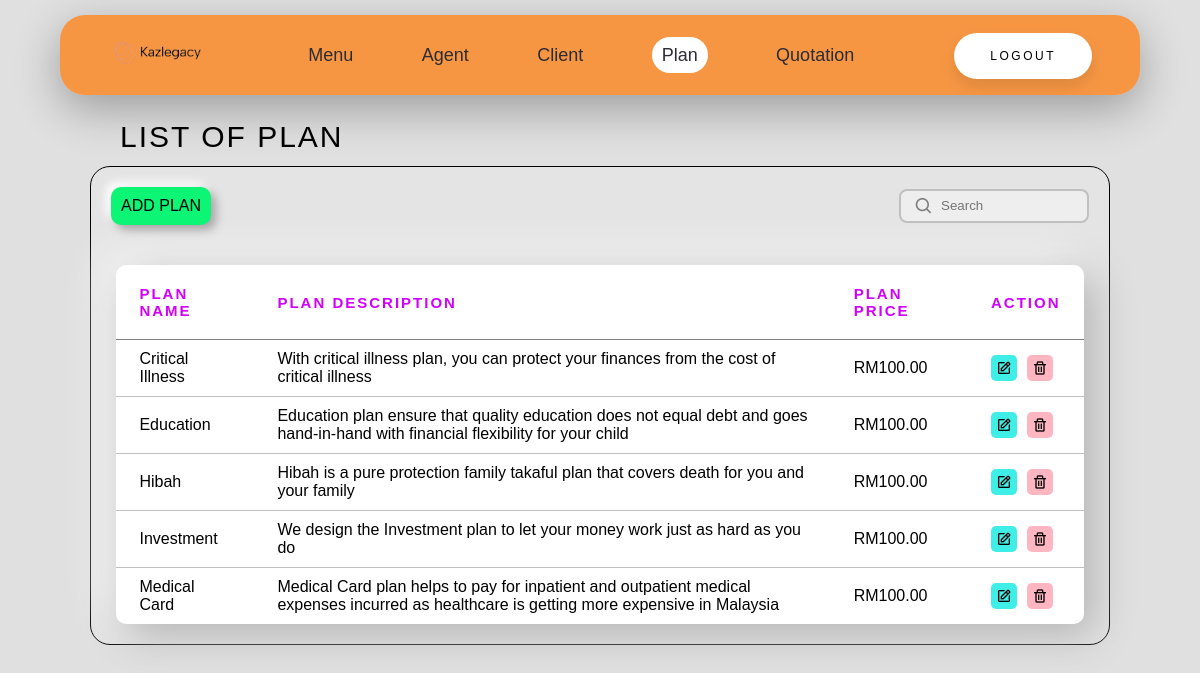
/plan_admin.php, run on the app's committed database.
### tables this page shows
CREATE TABLE `takafulplan` (
  `plan_name` varchar(255) NOT NULL,
  `plan_description` varchar(255) NOT NULL,
  `plan_price` decimal(65,2) NOT NULL
);

### src/plan_admin.php (the view, shortened to what this page needs)
<?php
include "dbConfig.php";
?>
<!DOCTYPE html>
<html>
<head>
	<link rel="stylesheet" href="style.css">
	<link href='https://unpkg.com/boxicons@2.1.4/css/boxicons.min.css' rel='stylesheet'>
</head>
<body>
	<header id="header">
		<a href="admin_menu.php" class="FWD"><img src="kazlegacy-logo.png" alt="FWD" width="100" height="30"></a>
		<nav class="navbar">
			<a href="admin_menu.php">Menu</a>
			<a href="agent_admin.php">Agent</a>
			<a href="client_admin.php">Client</a>
			<a class="active" href="plan_admin.php">Plan</a>
			<a href="quotation_admin.php">Quotation</a>
		</nav>
		<div class="admin_logout">
			<a href="admin_logout.php" class="logout-button">Logout</a>
		</div>
	</header>
	<div class="admin-plan-title">List of Plan</div>
	<div class="admin-table-container">
		<div class="table-top">
			<a href="add_plan.php" class="add-button">Add Plan</a>
			<div class="search-bar-admin">
				<i class='bx bx-search'></i>
				<input type="text" name="search" id="searchPlanAdmin" placeholder="Search">
			</div>
		</div>
		<div id="planTableAdmin">
			<?php
			$query = "select * from takafulplan";
			$result = mysqli_query($con, $query);
			if (mysqli_num_rows($result) == 0) {
				echo "<span class='no-plan-admin'>No record found !</span>";
			} else {
				echo "<table class='plan-table'>
				<thead>
					<th>PLAN NAME</th>
					<th>PLAN DESCRIPTION</th>
					<th>PLAN PRICE</th>
					<th>ACTION</th>
				</thead>";
				while ($row = $result->fetch_assoc()) {
					$plan_name = $row["plan_name"];
					$plan_description = $row["plan_description"];
					$plan_price = $row["plan_price"];
					echo "
					<tr>
					<td>$plan_name</td>
					<td>$plan_description</td>
					<td>RM$plan_price</td>
					<td class='admin-action'><a href='edit_plan.php?plan_name=$plan_name'><i class='bx bx-edit'></i></a><a onclick='confirmation(\"$plan_name\")' href='delete_plan.php?plan_name=$plan_name'><i class='bx bx-trash'></i></a></td>
					</tr>";
				}
				echo "</table>";
			}
			?>
		</div>
	</div>
</body>
</html>

### src/style.css (style rules this page uses)
* { margin: 0; padding: 0; box-sizing: border-box; font-family: sans-serif; text-decoration: none; }
body { background-color: #e0e0e0; }
#header { position: fixed; border-radius: 25px; top: 15px; left: 5%; width: 90%; height: 10%; padding: 2% 4%; background: rgba(255, 119, 0, 0.7); backdrop-filter: blur(10px); display: flex; justify-content: space-between; align-items: center; box-shadow: rgba(0, 0, 0, 0.3) 0px 14px 45px; z-index: 100; transition: top 0.2s; }
.navbar a { color: #2c2c34; font-size: 18px; text-decoration: none; margin: 0 2rem; transition: 0.2s; }
.active { color: black; background-color: white; padding: 8px 10px; border-radius: 48px; }
.logout-button { text-decoration: none; padding: 1.3em 3em; font-size: 12px; text-transform: uppercase; letter-spacing: 2.5px; font-weight: 500; color: #000; background-color: #fff; border: none; border-radius: 45px; box-shadow: 0px 8px 15px rgba(0, 0, 0, 0.1); transition: all 0.3s ease 0s; }
.admin-plan-title { margin-top: 10%; margin-left: 10%; margin-bottom: 1%; text-transform: uppercase; letter-spacing: 2px; font-size: 30px; }
.admin-table-container { border: 1px solid black; background: rgba(232, 232, 232, 0.6); border-radius: 20px; width: 85%; margin-left: 7.5%; padding-bottom: 20px; }
.table-top { display: flex; justify-content: space-between; padding: 20px; }
.add-button { text-transform: uppercase; border-radius: 10px; padding: 10px; font-size: 16px; text-decoration: none; background-color: #0cf574; color: black; box-shadow: 5px 5px 10px #a6a6a6, -5px -5px 10px #ffffff; transition: all 0.2s ease; }
.plan-table { margin-top: 2%; background-color: white; width: 95%; margin-left: 2.5%; border-collapse: collapse; border-radius: 10px; text-align: left; box-shadow: 10px 10px 41px #afafaf, -10px -10px 41px #ffffff; }
.plan-table thead { border-bottom: 1px solid grey; color: #d100ff; }
.plan-table th { padding: 20px 23px; text-transform: uppercase; letter-spacing: 2px; font-size: 15px; }
.plan-table td { padding: 10px 23px; }
.plan-table tr { border-bottom: 1px solid silver; border-width: 100%; }
.plan-table tr:last-child { border-bottom: none; }
.admin-action .bx-edit { background-color: #3feee6; padding: 5px; border-radius: 5px; color: black; transition: all 0.2s ease; }
.admin-action .bx-trash { background-color: lightpink; margin-left: 10px; padding: 5px; border-radius: 5px; color: black; transition: all 0.2s ease; }
.search-bar-admin { display: flex; line-height: 28px; align-items: center; position: relative; max-width: 190px; }
.search-bar-admin input { width: 100%; line-height: 28px; padding: 0.909px 3px; padding-left: 40px; border: 2px solid silver; border-radius: 8px; outline: none; background-color: #eeeeee; color: black; transition: 0.3s ease; }
.search-bar-admin .bx-search { position: absolute; left: 15px; color: grey; font-size: 20px; }

### data on the page
takafulplan: plan_name "Critical Illness", plan_description "With critical illness plan, you can protect your finances from the cost of critical illness", plan_price "100.00"
takafulplan: plan_name "Education", plan_description "Education plan ensure that quality education does not equal debt and goes hand-in-hand with financial flexibility for your child", plan_price "100.00"
takafulplan: plan_name "Hibah", plan_description "Hibah is a pure protection family takaful plan that covers death for you and your family", plan_price "100.00"
takafulplan: plan_name "Investment", plan_description "We design the Investment plan to let your money work just as hard as you do", plan_price "100.00"
takafulplan: plan_name "Medical Card", plan_description "Medical Card plan helps to pay for inpatient and outpatient medical expenses incurred as healthcare is getting more expensive in Malaysia", plan_price "100.00"
